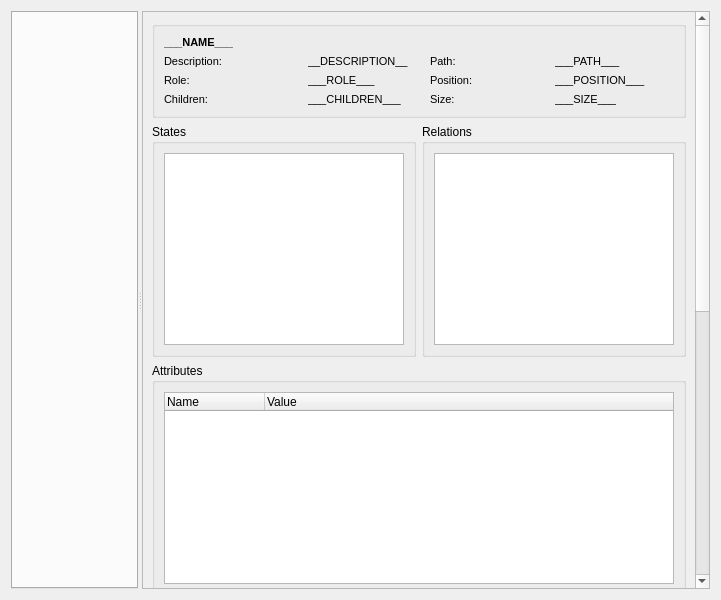
<?xml version="1.0" encoding="UTF-8"?>
<ui version="4.0">
 <class>View</class>
 <widget class="py_QWidget" name="View">
  <property name="windowModality">
   <enum>Qt::NonModal</enum>
  </property>
  <property name="geometry">
   <rect>
    <x>0</x>
    <y>0</y>
    <width>721</width>
    <height>600</height>
   </rect>
  </property>
  <property name="sizePolicy">
   <sizepolicy hsizetype="Expanding" vsizetype="Expanding">
    <horstretch>0</horstretch>
    <verstretch>0</verstretch>
   </sizepolicy>
  </property>
  <property name="minimumSize">
   <size>
    <width>600</width>
    <height>300</height>
   </size>
  </property>
  <property name="windowTitle">
   <string>Form</string>
  </property>
  <property name="layoutDirection">
   <enum>Qt::LeftToRight</enum>
  </property>
  <property name="autoFillBackground">
   <bool>false</bool>
  </property>
  <layout class="QHBoxLayout" name="horizontalLayout">
   <property name="spacing">
    <number>6</number>
   </property>
   <item>
    <widget class="QSplitter" name="splitter1">
     <property name="orientation">
      <enum>Qt::Horizontal</enum>
     </property>
     <property name="childrenCollapsible">
      <bool>false</bool>
     </property>
     <widget class="QTabWidget" name="tabWidget">
      <property name="sizePolicy">
       <sizepolicy hsizetype="Preferred" vsizetype="Preferred">
        <horstretch>0</horstretch>
        <verstretch>0</verstretch>
       </sizepolicy>
      </property>
      <property name="currentIndex">
       <number>-1</number>
      </property>
      <property name="tabsClosable">
       <bool>true</bool>
      </property>
     </widget>
     <widget class="QScrollArea" name="scrollArea">
      <property name="sizePolicy">
       <sizepolicy hsizetype="Expanding" vsizetype="Fixed">
        <horstretch>0</horstretch>
        <verstretch>0</verstretch>
       </sizepolicy>
      </property>
      <property name="verticalScrollBarPolicy">
       <enum>Qt::ScrollBarAlwaysOn</enum>
      </property>
      <property name="widgetResizable">
       <bool>true</bool>
      </property>
      <widget class="QWidget" name="scrollAreaWidgetContents">
       <property name="geometry">
        <rect>
         <x>0</x>
         <y>0</y>
         <width>556</width>
         <height>1125</height>
        </rect>
       </property>
       <layout class="QVBoxLayout" name="verticalLayout">
        <item>
         <widget class="QGroupBox" name="generalGroupBox">
          <property name="sizePolicy">
           <sizepolicy hsizetype="Preferred" vsizetype="Fixed">
            <horstretch>0</horstretch>
            <verstretch>0</verstretch>
           </sizepolicy>
          </property>
          <property name="font">
           <font>
            <pointsize>8</pointsize>
            <weight>50</weight>
            <bold>false</bold>
            <kerning>true</kerning>
           </font>
          </property>
          <property name="title">
           <string/>
          </property>
          <layout class="QVBoxLayout" name="verticalLayout_4">
           <item>
            <layout class="QHBoxLayout" name="horizontalLayout_4">
             <item>
              <widget class="QLabel" name="labelName">
               <property name="sizePolicy">
                <sizepolicy hsizetype="Preferred" vsizetype="Preferred">
                 <horstretch>1</horstretch>
                 <verstretch>0</verstretch>
                </sizepolicy>
               </property>
               <property name="font">
                <font>
                 <weight>75</weight>
                 <bold>true</bold>
                </font>
               </property>
               <property name="text">
                <string>___NAME___</string>
               </property>
               <property name="wordWrap">
                <bool>true</bool>
               </property>
               <property name="textInteractionFlags">
                <set>Qt::LinksAccessibleByMouse|Qt::TextSelectableByMouse</set>
               </property>
              </widget>
             </item>
            </layout>
           </item>
           <item>
            <layout class="QHBoxLayout" name="horizontalLayout_3">
             <item>
              <layout class="QGridLayout" name="gridLayout_10">
               <item row="1" column="0">
                <widget class="QLabel" name="labelRoleTitle">
                 <property name="text">
                  <string>Role:</string>
                 </property>
                </widget>
               </item>
               <item row="1" column="2">
                <widget class="QLabel" name="labelRole">
                 <property name="text">
                  <string>___ROLE___</string>
                 </property>
                 <property name="textInteractionFlags">
                  <set>Qt::LinksAccessibleByMouse|Qt::TextSelectableByMouse</set>
                 </property>
                </widget>
               </item>
               <item row="2" column="0" colspan="2">
                <widget class="QLabel" name="labelChildrenTitle">
                 <property name="text">
                  <string>Children:</string>
                 </property>
                </widget>
               </item>
               <item row="2" column="2">
                <widget class="QLabel" name="labelChildren">
                 <property name="text">
                  <string>___CHILDREN___</string>
                 </property>
                 <property name="textInteractionFlags">
                  <set>Qt::LinksAccessibleByMouse|Qt::TextSelectableByMouse</set>
                 </property>
                </widget>
               </item>
               <item row="0" column="0">
                <widget class="QLabel" name="labelDescriptionTitle">
                 <property name="text">
                  <string>Description:</string>
                 </property>
                </widget>
               </item>
               <item row="0" column="2">
                <widget class="QLabel" name="labelDescription">
                 <property name="text">
                  <string>__DESCRIPTION__</string>
                 </property>
                 <property name="textInteractionFlags">
                  <set>Qt::LinksAccessibleByMouse|Qt::TextSelectableByMouse</set>
                 </property>
                </widget>
               </item>
              </layout>
             </item>
             <item>
              <spacer name="horizontalSpacer_6">
               <property name="orientation">
                <enum>Qt::Horizontal</enum>
               </property>
               <property name="sizeType">
                <enum>QSizePolicy::Fixed</enum>
               </property>
               <property name="sizeHint" stdset="0">
                <size>
                 <width>15</width>
                 <height>20</height>
                </size>
               </property>
              </spacer>
             </item>
             <item>
              <layout class="QGridLayout" name="gridLayout_11">
               <item row="1" column="0">
                <widget class="QLabel" name="labelPositionTitle">
                 <property name="text">
                  <string>Position:</string>
                 </property>
                </widget>
               </item>
               <item row="1" column="2">
                <widget class="QLabel" name="labelPosition">
                 <property name="text">
                  <string>___POSITION___</string>
                 </property>
                 <property name="textInteractionFlags">
                  <set>Qt::LinksAccessibleByMouse|Qt::TextSelectableByMouse</set>
                 </property>
                </widget>
               </item>
               <item row="2" column="0">
                <widget class="QLabel" name="labelSizeTitle">
                 <property name="text">
                  <string>Size:</string>
                 </property>
                </widget>
               </item>
               <item row="2" column="2">
                <widget class="QLabel" name="labelSize">
                 <property name="text">
                  <string>___SIZE___</string>
                 </property>
                 <property name="textInteractionFlags">
                  <set>Qt::LinksAccessibleByMouse|Qt::TextSelectableByMouse</set>
                 </property>
                </widget>
               </item>
               <item row="0" column="0">
                <widget class="QLabel" name="labelPathTitle">
                 <property name="text">
                  <string>Path:</string>
                 </property>
                </widget>
               </item>
               <item row="0" column="2">
                <widget class="QLabel" name="labelPath">
                 <property name="text">
                  <string>___PATH___</string>
                 </property>
                 <property name="textInteractionFlags">
                  <set>Qt::LinksAccessibleByMouse|Qt::TextSelectableByMouse</set>
                 </property>
                </widget>
               </item>
              </layout>
             </item>
            </layout>
           </item>
          </layout>
         </widget>
        </item>
        <item>
         <layout class="QHBoxLayout" name="horizontalLayout_5">
          <item>
           <widget class="QGroupBox" name="groupBoxStates">
            <property name="sizePolicy">
             <sizepolicy hsizetype="Preferred" vsizetype="Fixed">
              <horstretch>0</horstretch>
              <verstretch>0</verstretch>
             </sizepolicy>
            </property>
            <property name="minimumSize">
             <size>
              <width>0</width>
              <height>100</height>
             </size>
            </property>
            <property name="title">
             <string>States</string>
            </property>
            <layout class="QVBoxLayout" name="verticalLayout_5">
             <item>
              <widget class="QListWidget" name="listWidgetStates"/>
             </item>
            </layout>
           </widget>
          </item>
          <item>
           <widget class="QGroupBox" name="groupBoxRelations">
            <property name="sizePolicy">
             <sizepolicy hsizetype="Preferred" vsizetype="Fixed">
              <horstretch>0</horstretch>
              <verstretch>0</verstretch>
             </sizepolicy>
            </property>
            <property name="minimumSize">
             <size>
              <width>0</width>
              <height>100</height>
             </size>
            </property>
            <property name="title">
             <string>Relations</string>
            </property>
            <layout class="QVBoxLayout" name="verticalLayout_6">
             <item>
              <widget class="QListWidget" name="listWidgetRelations">
               <property name="minimumSize">
                <size>
                 <width>0</width>
                 <height>0</height>
                </size>
               </property>
              </widget>
             </item>
            </layout>
           </widget>
          </item>
         </layout>
        </item>
        <item>
         <widget class="QGroupBox" name="groupBoxAttributes">
          <property name="sizePolicy">
           <sizepolicy hsizetype="Preferred" vsizetype="Preferred">
            <horstretch>0</horstretch>
            <verstretch>0</verstretch>
           </sizepolicy>
          </property>
          <property name="title">
           <string>Attributes</string>
          </property>
          <layout class="QVBoxLayout" name="verticalLayout_7">
           <item>
            <widget class="QTreeWidget" name="treeWidgetAttributes">
             <property name="rootIsDecorated">
              <bool>false</bool>
             </property>
             <column>
              <property name="text">
               <string>Name</string>
              </property>
             </column>
             <column>
              <property name="text">
               <string>Value</string>
              </property>
             </column>
            </widget>
           </item>
          </layout>
         </widget>
        </item>
        <item>
         <widget class="QGroupBox" name="groupBoxActions">
          <property name="sizePolicy">
           <sizepolicy hsizetype="Preferred" vsizetype="Fixed">
            <horstretch>0</horstretch>
            <verstretch>0</verstretch>
           </sizepolicy>
          </property>
          <property name="title">
           <string>Actions</string>
          </property>
          <layout class="QGridLayout" name="gridLayout_12"/>
         </widget>
        </item>
        <item>
         <spacer name="verticalSpacer">
          <property name="orientation">
           <enum>Qt::Vertical</enum>
          </property>
          <property name="sizeType">
           <enum>QSizePolicy::Maximum</enum>
          </property>
          <property name="sizeHint" stdset="0">
           <size>
            <width>20</width>
            <height>20</height>
           </size>
          </property>
         </spacer>
        </item>
        <item>
         <widget class="QGroupBox" name="groupBoxText">
          <property name="title">
           <string>Text</string>
          </property>
          <layout class="QGridLayout" name="gridLayout">
           <item row="0" column="0" colspan="3">
            <widget class="QTextEdit" name="textEditText"/>
           </item>
           <item row="1" column="0">
            <spacer name="horizontalSpacer">
             <property name="orientation">
              <enum>Qt::Horizontal</enum>
             </property>
             <property name="sizeHint" stdset="0">
              <size>
               <width>124</width>
               <height>20</height>
              </size>
             </property>
            </spacer>
           </item>
           <item row="1" column="1">
            <widget class="QPushButton" name="buttonChangeText">
             <property name="sizePolicy">
              <sizepolicy hsizetype="Expanding" vsizetype="Fixed">
               <horstretch>0</horstretch>
               <verstretch>0</verstretch>
              </sizepolicy>
             </property>
             <property name="maximumSize">
              <size>
               <width>150</width>
               <height>150</height>
              </size>
             </property>
             <property name="text">
              <string>Change</string>
             </property>
             <property name="icon">
              <iconset>
               <normaloff>:/icons/dialog-ok-apply.png</normaloff>:/icons/dialog-ok-apply.png</iconset>
             </property>
            </widget>
           </item>
           <item row="1" column="2">
            <spacer name="horizontalSpacer_2">
             <property name="orientation">
              <enum>Qt::Horizontal</enum>
             </property>
             <property name="sizeHint" stdset="0">
              <size>
               <width>124</width>
               <height>20</height>
              </size>
             </property>
            </spacer>
           </item>
          </layout>
         </widget>
        </item>
        <item>
         <spacer name="textVerticalSpacer">
          <property name="orientation">
           <enum>Qt::Vertical</enum>
          </property>
          <property name="sizeType">
           <enum>QSizePolicy::Maximum</enum>
          </property>
          <property name="sizeHint" stdset="0">
           <size>
            <width>20</width>
            <height>20</height>
           </size>
          </property>
         </spacer>
        </item>
        <item>
         <widget class="QGroupBox" name="groupBoxValue">
          <property name="sizePolicy">
           <sizepolicy hsizetype="Preferred" vsizetype="Fixed">
            <horstretch>0</horstretch>
            <verstretch>0</verstretch>
           </sizepolicy>
          </property>
          <property name="title">
           <string>Value</string>
          </property>
          <layout class="QHBoxLayout" name="horizontalLayout_10">
           <item>
            <widget class="QLabel" name="labelCurrentValue">
             <property name="text">
              <string>Current Value:</string>
             </property>
             <property name="buddy">
              <cstring>spinBoxValue</cstring>
             </property>
            </widget>
           </item>
           <item>
            <widget class="QDoubleSpinBox" name="spinBoxValue">
             <property name="maximum">
              <double>999999999.000000000000000</double>
             </property>
            </widget>
           </item>
           <item>
            <spacer name="horizontalSpacer_16">
             <property name="orientation">
              <enum>Qt::Horizontal</enum>
             </property>
             <property name="sizeType">
              <enum>QSizePolicy::Fixed</enum>
             </property>
             <property name="sizeHint" stdset="0">
              <size>
               <width>38</width>
               <height>20</height>
              </size>
             </property>
            </spacer>
           </item>
           <item>
            <widget class="QPushButton" name="buttonChangeValue">
             <property name="text">
              <string>Change</string>
             </property>
             <property name="icon">
              <iconset>
               <normaloff>:/icons/dialog-ok-apply.png</normaloff>:/icons/dialog-ok-apply.png</iconset>
             </property>
            </widget>
           </item>
          </layout>
         </widget>
        </item>
        <item>
         <widget class="QGroupBox" name="groupBoxInput">
          <property name="sizePolicy">
           <sizepolicy hsizetype="Preferred" vsizetype="Fixed">
            <horstretch>0</horstretch>
            <verstretch>0</verstretch>
           </sizepolicy>
          </property>
          <property name="title">
           <string>Input</string>
          </property>
          <layout class="QHBoxLayout" name="horizontalLayout_2">
           <item>
            <widget class="QPushButton" name="buttonMouse">
             <property name="maximumSize">
              <size>
               <width>150</width>
               <height>16777215</height>
              </size>
             </property>
             <property name="text">
              <string>Mouse</string>
             </property>
             <property name="icon">
              <iconset>
               <normaloff>:/icons/preferences-desktop-mouse.png</normaloff>:/icons/preferences-desktop-mouse.png</iconset>
             </property>
            </widget>
           </item>
           <item>
            <widget class="QPushButton" name="buttonKeyboard">
             <property name="maximumSize">
              <size>
               <width>150</width>
               <height>16777215</height>
              </size>
             </property>
             <property name="text">
              <string>Keyboard</string>
             </property>
             <property name="icon">
              <iconset>
               <normaloff>:/icons/preferences-desktop-keyboard.png</normaloff>:/icons/preferences-desktop-keyboard.png</iconset>
             </property>
            </widget>
           </item>
          </layout>
         </widget>
        </item>
        <item>
         <spacer name="valueVerticalSpacer">
          <property name="orientation">
           <enum>Qt::Vertical</enum>
          </property>
          <property name="sizeType">
           <enum>QSizePolicy::Expanding</enum>
          </property>
          <property name="sizeHint" stdset="0">
           <size>
            <width>20</width>
            <height>20</height>
           </size>
          </property>
         </spacer>
        </item>
       </layout>
      </widget>
     </widget>
    </widget>
   </item>
  </layout>
  <action name="actionOpen">
   <property name="icon">
    <iconset resource="../../icons/explore/icons.qrc">
     <normaloff>:/explore/icons/document-open.png</normaloff>:/explore/icons/document-open.png</iconset>
   </property>
   <property name="text">
    <string>&amp;Open</string>
   </property>
   <property name="shortcut">
    <string>Ctrl+O</string>
   </property>
  </action>
  <action name="actionSave">
   <property name="icon">
    <iconset resource="../../icons/explore/icons.qrc">
     <normaloff>:/explore/icons/document-save.png</normaloff>:/explore/icons/document-save.png</iconset>
   </property>
   <property name="text">
    <string>&amp;Save</string>
   </property>
   <property name="shortcut">
    <string>Ctrl+S</string>
   </property>
  </action>
  <action name="actionSaveAll">
   <property name="icon">
    <iconset resource="../../icons/explore/icons.qrc">
     <normaloff>:/explore/icons/document-save-all.png</normaloff>:/explore/icons/document-save-all.png</iconset>
   </property>
   <property name="text">
    <string>Save &amp;all</string>
   </property>
   <property name="shortcut">
    <string>Ctrl+Shift+S</string>
   </property>
  </action>
  <action name="actionRefresh">
   <property name="icon">
    <iconset resource="../../icons/explore/icons.qrc">
     <normaloff>:/explore/icons/view-refresh.png</normaloff>:/explore/icons/view-refresh.png</iconset>
   </property>
   <property name="text">
    <string>&amp;Refresh</string>
   </property>
   <property name="shortcut">
    <string>F5</string>
   </property>
  </action>
  <action name="actionRefreshAll">
   <property name="icon">
    <iconset resource="../../icons/explore/icons.qrc">
     <normaloff>:/explore/icons/view-refresh.png</normaloff>:/explore/icons/view-refresh.png</iconset>
   </property>
   <property name="text">
    <string>Refresh &amp;all</string>
   </property>
  </action>
  <action name="actionExpandAll">
   <property name="enabled">
    <bool>true</bool>
   </property>
   <property name="icon">
    <iconset resource="../../icons/explore/icons.qrc">
     <normaloff>:/explore/icons/go-bottom.png</normaloff>:/explore/icons/go-bottom.png</iconset>
   </property>
   <property name="text">
    <string>Expand &amp;all</string>
   </property>
  </action>
  <action name="actionExpand">
   <property name="icon">
    <iconset resource="../../icons/explore/icons.qrc">
     <normaloff>:/explore/icons/go-down.png</normaloff>:/explore/icons/go-down.png</iconset>
   </property>
   <property name="text">
    <string>&amp;Expand</string>
   </property>
  </action>
  <action name="actionClose">
   <property name="icon">
    <iconset resource="../../icons/explore/icons.qrc">
     <normaloff>:/explore/icons/tab-close.png</normaloff>:/explore/icons/tab-close.png</iconset>
   </property>
   <property name="text">
    <string>&amp;Close</string>
   </property>
   <property name="shortcut">
    <string>Ctrl+W</string>
   </property>
  </action>
  <action name="actionCollapse">
   <property name="icon">
    <iconset resource="../../icons/explore/icons.qrc">
     <normaloff>:/explore/icons/go-up.png</normaloff>:/explore/icons/go-up.png</iconset>
   </property>
   <property name="text">
    <string>&amp;Collapse</string>
   </property>
  </action>
  <action name="actionCollapseAll">
   <property name="icon">
    <iconset resource="../../icons/explore/icons.qrc">
     <normaloff>:/explore/icons/go-top.png</normaloff>:/explore/icons/go-top.png</iconset>
   </property>
   <property name="text">
    <string>Co&amp;llapse all</string>
   </property>
  </action>
  <action name="actionClearMenu">
   <property name="text">
    <string>Clear &amp;menu</string>
   </property>
  </action>
  <action name="actionSearch">
   <property name="icon">
    <iconset resource="../../icons/explore/icons.qrc">
     <normaloff>:/explore/icons/edit-find.png</normaloff>:/explore/icons/edit-find.png</iconset>
   </property>
   <property name="text">
    <string>&amp;Search</string>
   </property>
   <property name="shortcut">
    <string>Ctrl+F</string>
   </property>
  </action>
 </widget>
 <customwidgets>
  <customwidget>
   <class>py_QWidget</class>
   <extends>QWidget</extends>
   <header>py_qwidget.h</header>
   <container>1</container>
  </customwidget>
 </customwidgets>
 <resources>
  <include location="../../icons/icons.qrc"/>
  <include location="../../icons/explore/icons.qrc"/>
  <include location="../../icons/icons.qrc"/>
 </resources>
 <connections/>
</ui>
